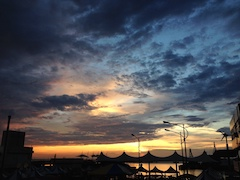
#> input picture Coding/Python/ProgrammingKnowledge/openCV/openCV_01/sample.jpg, 240 x 180 px
$ python main.py
#> lines starting #> are read from the running program, lines starting #| are printed output that depends on the picture
import cv2

img = cv2.imread('sample.jpg', 0)
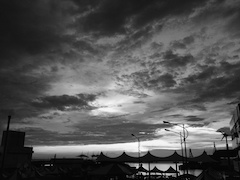
#> img: shape (180, 240); min 0, max 254, mean 82
# [4 lines of commented-out code are left out]

print(img)
#> (printed output is left out)
# If the file path is wrong, we'll get 'None'

cv2.imshow('image', img)
# cv2.imshow(winname, mat)

key = cv2.waitKey(0)
#> (key Esc is pressed here)
# cv2.waitKey(delay)
# 5000 == 5 secs
# 0 == keep running until pressd any key

if key == 27:
    cv2.destroyAllWindows()
    # or
    # cv2.destroyWindow(winname)
elif key == ord("s"):
    cv2.imwrite('sample_copy.jpg', img)
    # cv2.imwrite(filename, img, params)
    cv2.destroyAllWindows()
